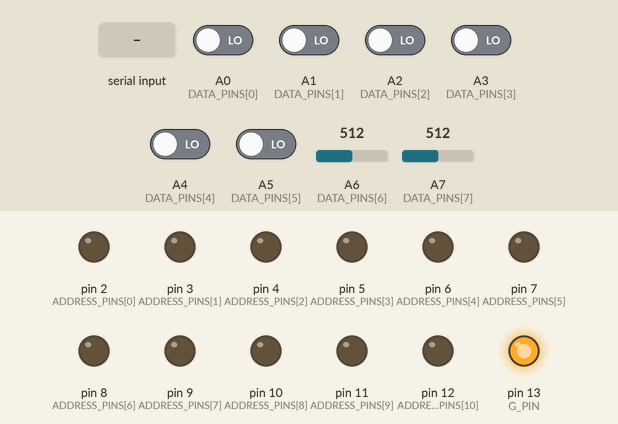
The sketch below on a simulated Arduino Nano, built with avr-gcc and run on an emulated ATmega328P. Parts: output pins drawn as LEDs (lit = HIGH). Inputs (shaded band) come from the test bench; at power-on: A0 (DATA_PINS[0]), A1 (DATA_PINS[1]), A2 (DATA_PINS[2]), A3 (DATA_PINS[3]), A4 (DATA_PINS[4]), A5 (DATA_PINS[5]) LOW, A6 (DATA_PINS[6]) = 512, A7 (DATA_PINS[7]) = 512. What the sketch prints to the serial monitor is not drawn.

Above: at 1.2 s.
1.3 s: byte 105 (COMMAND_START) received over Serial
At 1.78 s:
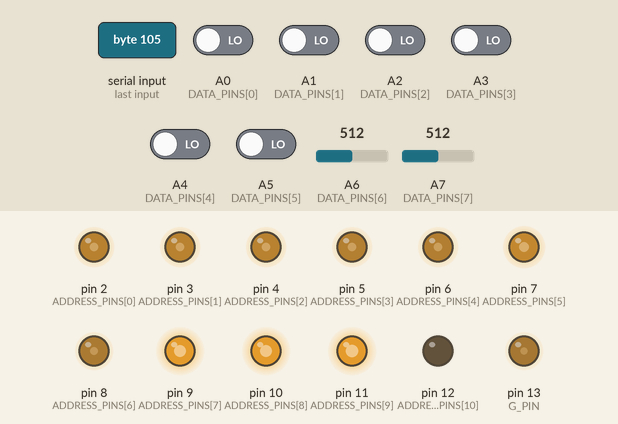
At 2.23 s:
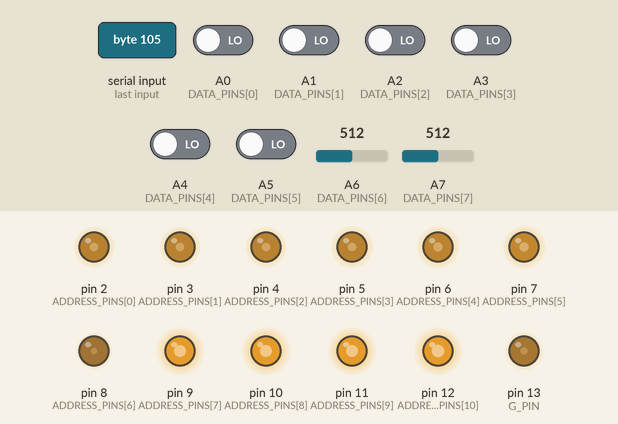
Timing chart, 0 to 4.3 s (numbered marks = the images above; inputs shaded):
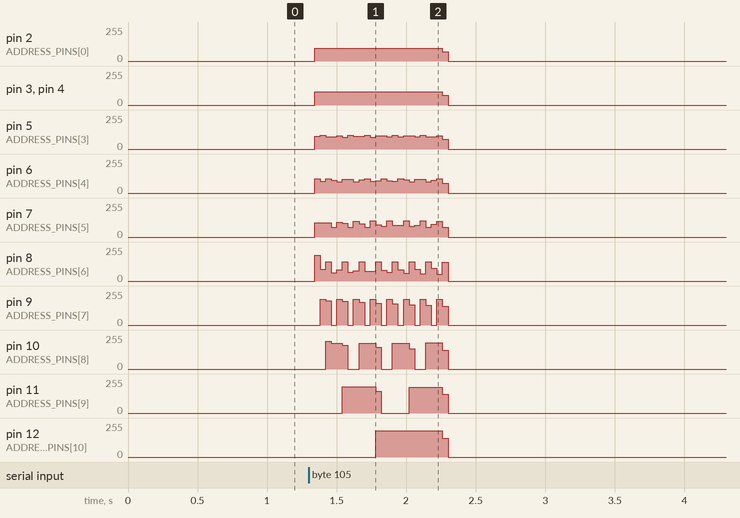

Measured:
- after the input at 1.3 s, pin 2 (ADDRESS_PINS[0]): 0/255 → 97/255 at once, → 0/255 0.92 s later; pin 3 (ADDRESS_PINS[1]): 0/255 → 99/255 at once, → 0/255 0.92 s later

The sketch:

Arduino_reader.ino
```cpp
/*
   Based on the TMS 2732A-45 EPROM
   Datasheet at: https://www.dexsilicium.com/tms2732a45.pdf

   EPROM pins:
   A0 ... A11: address
   Q1 ... Q8: output
   E: chip eneable (active low)
   G/Vpp: output enable (active low)

   Ta(A): Access time from address = 450ns
   Ta(E): Access time from E = 450ns
   Ten(G): Output enable time from G = 150ns
   Tdis: Output diasble time from E or G = 130ns

   Instructions:
   Vcc (24) to +5V
   GND (12) to GND
   E to LOW (= GND) (it's active low)
   G to HIGH (= Vcc)
   Cycle:
      setup the address (on pin A0 ... A11 put the desired address)
      G to LOW
      wait Ta(E) and Ta(A)
      read the output
      G to HIGH
      wait Tdis


   Designing choiches:
   Arduino NANO (328P) has 12 usable digital IO pins (D2 ... D13) and 8 analog IO pins (A0 ... A7)
   To make the things simple the 8 analog pins are assigned to the output pins of the EPROM
   with A0(arduino) to Q1 and A7(arduino) to Q8. The rest of the pins will be in order
   The first 11 digital pins are wired to the 11 address pins of the EPROM (A11 of the EPROM will be hardwired to GND) with D2 to A0(eprom) and D12 to A10(eprom).
   The rest of the pins will be in order
   D13 is connected to G
   D0 and D1 remain dedicated to the Serial
*/

#define COMMAND_START 0x69
#define COMMAND_STOP 0x96

#define s_TITLE "--- Arduino NANO based TMS 2732A-45 EPROM reader ---"
#define s_INIT1 "[!] Initializing pins..."
#define s_INIT2 "[!] Setting up pins' statuses..."
#define s_START "[!] Begin reading..."
#define s_END "[!] Reading finished"
#define s_HEX_PREFIX "0x"

#define BAUD_RATE 74880
#define ADDRESS_BITS 11
#define DATA_BITS 8
#define DELAY 10
#define READ_UNTIL pow(2, ADDRESS_BITS)
#define NEWLINE_EVERY 16

const int ADDRESS_PINS[] = { 2, 3, 4, 5, 6, 7, 8, 9, 10, 11, 12};
const int DATA_PINS[] = { A0, A1, A2, A3, A4, A5, A6, A7};
const int G_PIN = 13;

int address = 0;
byte count = 0;

boolean going = false;

void setup() {
  Serial.begin(BAUD_RATE);
  //  Serial.println(s_TITLE);
  //  Serial.println(s_INIT1);

  for (int i = 0; i < ADDRESS_BITS; i++)
    pinMode(ADDRESS_PINS[i], OUTPUT);
  for (int i = 0; i < DATA_BITS; i++)
    pinMode(DATA_PINS[i], INPUT);
  pinMode(G_PIN, OUTPUT);

  //Serial.println(s_INIT2);
  for (int i = 0; i < ADDRESS_BITS; i++)
    digitalWrite(ADDRESS_PINS[i], LOW);
  digitalWrite(G_PIN, HIGH);

  //  Serial.println(s_START);
  //  Serial.print(s_HEX_PREFIX);
  //  Serial.print(address, HEX);
  //  Serial.print(": ");
}

void loop() {
  if (Serial.available()) {
    switch (Serial.read()) {
      case COMMAND_START:
        going = true;
        address = 0;
        break;
      case COMMAND_STOP:
        going = false;
        break;
    }
  }

  if (going) {
    setupAddress(address);
    digitalWrite(G_PIN, LOW);
    wait();
    byte data = readData();
    Serial.write(data);
    //Serial.print(" ");

    setupAddress(0);
    digitalWrite(G_PIN, HIGH);
    wait();

    address++;
    if (address >= READ_UNTIL)
      going = false;
  }

  //  count++;
  //  if(count >= NEWLINE_EVERY) {
  //    count = 0;
  //    Serial.print("\n");
  //    Serial.print(s_HEX_PREFIX);
  //    Serial.print(address, HEX);
  //    Serial.print(": ");
  //  }
}

void setupAddress(int addr) {
  for (byte i = 0; i < ADDRESS_BITS; i++) {
    int pin = ADDRESS_PINS[i];
    int mask = 1 << i;
    boolean status = (addr & mask) != 0;

    digitalWrite(pin, status);
  }
}

byte readData() {
  byte data = 0;

  for (byte i = 0; i < DATA_BITS; i++) {
    int pin = DATA_PINS[i];
    int mask = 1 << i;

    if (pin == A6 || pin == A7) {
      if (analogRead(pin) > 128)
        data += mask;
    }
    else {
      if (digitalRead(pin))
        data += mask;
    }
  }

  return data;
}

void wait() {
  delayMicroseconds(DELAY);
}

void stop() {
  Serial.print("\n");
  Serial.println(s_END);
  while (1);
}
```
